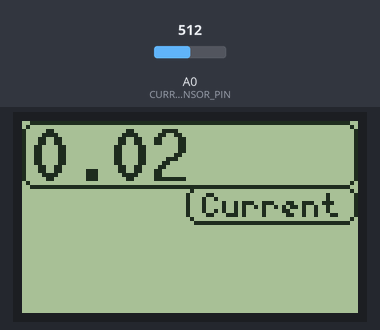
The sketch below on a simulated Arduino Uno, built with avr-gcc and run on an emulated ATmega328P. Parts: 84×48 one-colour display. The inputs (shaded band) are chosen by the test bench; at power-on: A0 (CURRENT_SENSOR_PIN) = 512.

Above: at 1.2 s.
1.3 s: A0 (CURRENT_SENSOR_PIN) set to 716
At 2.1 s:
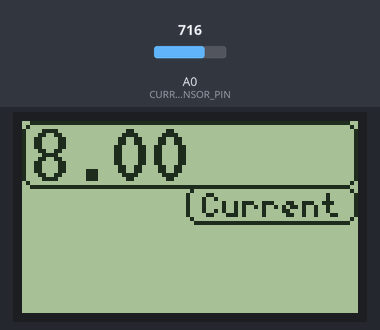
2.9 s: A0 (CURRENT_SENSOR_PIN) set to 900
At 4.3 s:
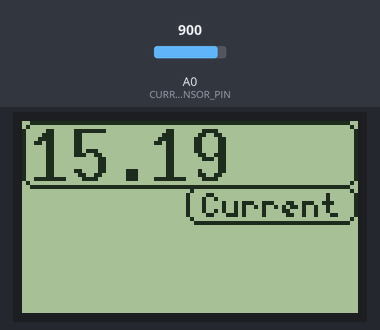
4.6 s: A0 (CURRENT_SENSOR_PIN) set to 1023
At 5.4 s:
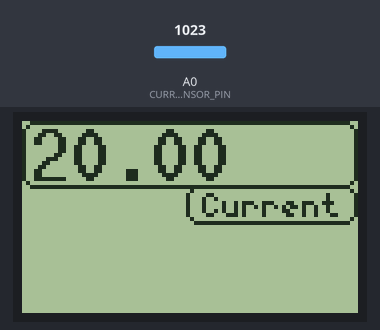
Timing chart, 0 to 7.6 s (numbered marks = the images above; inputs shaded):
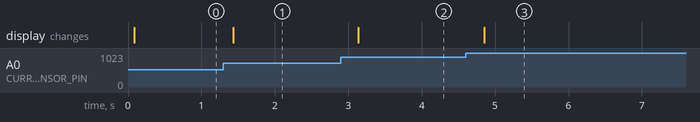

Measured:
- after the input at 1.3 s, the display: changes after 0.14 s (image 1)
- after the input at 2.9 s, the display: changes after 0.24 s (image 2)
- after the input at 4.6 s, the display: changes after 0.26 s (image 3)

The sketch:

CurrentSensorModule.ino
```cpp
/*

  CurrentSensorModule
  Demo an ACS712 current sensor with display on a 5110 LCD

  For info and circuit diagrams see https://github.com/tardate/LittleArduinoProjects/tree/main/playground/CurrentSensorModule

 */

#include "U8glib.h"

U8GLIB_PCD8544 u8g(13, 11, 10, 9, 8);   // SPI Com: SCK = 13, MOSI = 11, CS = 10, A0 = 9, Reset = 8

#define CURRENT_SENSOR_PIN   A0
#define CURRENT_FULL_RANGE   40.0

void setup() {
  Serial.begin(9600);
}

void loop() {
  updateDisplay(sampleCurrent());
  delay(250);
}

float sampleCurrent() {
  float analog_reading = 1.0 * analogRead(CURRENT_SENSOR_PIN);
  return analog_reading * CURRENT_FULL_RANGE / 1023.0  - CURRENT_FULL_RANGE / 2;
}

void updateDisplay(float current) {
  u8g.firstPage();
  do {
    u8g.setContrast(128);
    u8g.drawRFrame(0, 0, 84, 17, 3);   //Data1 frame
    u8g.drawRFrame(41, 16, 43, 10, 3); //Data1 label frame
    u8g.setFont(u8g_font_5x7);
    u8g.drawStr(45, 24, "Current");
    u8g.setFont(u8g_font_10x20);
    u8g.setPrintPos(2, 15);
    u8g.print(current);
  } while( u8g.nextPage() );
}
```
